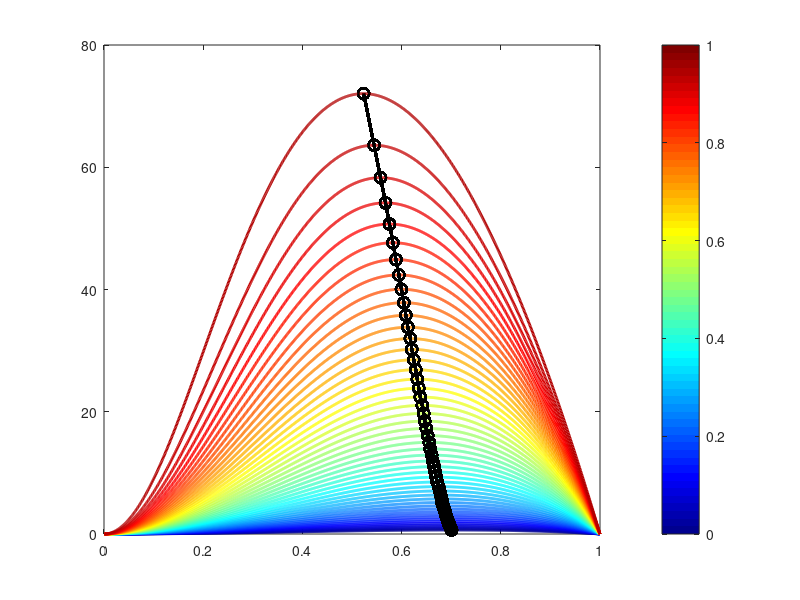

MATLAB code to generate this figure: (Note: this script raises an error after producing the figure.)
%% Plot of dispersion relation

function [] = dispersion_relation_plot2()

K = linspace(0, 1, 1000);
A_max = 0.8;
A_min = 0.01;
A = linspace(A_max, A_min, 50); % [0.75, 0.5, 0.45, 0.33, 0.25, 0.125, 0.1, 0.05, 0.01]; % A = r_i/r_o
lmda = zeros(size(A));
LMDA = zeros(size(A));
sigma = zeros(length(K), length(A));
K_max = zeros(size(A));
sigma_max = zeros(size(A));

r_i = 12.5; % [nm]
r_o = r_i./A; % [nm]
h = r_o - r_i; % [nm]

for j = 1:length(A)
    
    delta_1 = -1.0 + ...
    2.0.*K.*A(j).*(K0(K.*A(j)).*I1(K) + I0(K.*A(j)).*K1(K)).*(K1(K.*A(j)).*I1(K) - I1(K.*A(j)).*K1(K)) + ...
    K.^2.*A(j).^2.*(K0(K.*A(j)).*I1(K) + I0(K.*A(j)).*K1(K)).^2 - ...
    K.^2.*A(j).^2.*(K1(K.*A(j)).*I1(K) - I1(K.*A(j)).*K1(K)).^2;

    delta_2 = -(1.0 + K.^2.*A(j).^2) + ...
    2.0.*K.*A(j).*K.^2.*(K0(K).*I1(K.*A(j)) + I0(K).*K1(K.*A(j))).*(K0(K).*I0(K*A(j)) - I0(K).*K0(K.*A(j))) + ...
    K.^2.*A(j).^2.*K.^2.*(K0(K).*I1(K.*A(j)) + I0(K).*K1(K.*A(j))).^2 - ...
    K.^2.*A(j).^2.*K.^2.*(K0(K).*I0(K.*A(j)) - I0(K).*K0(K.*A(j))).^2;

    sigma(:, j) = (0.5.*(K.^2 - 1.0).*delta_1)./(delta_2 + (K.^2 + 1.0).*delta_1);
    
    [~, max_idx] = max(sigma(:, j));
    K_max(j) = K(max_idx);
    sigma_j = sigma(:, j);
    sigma_max(j) = sigma_j(max_idx);
    LMDA(j) = (2*pi)/K_max(j);
    lmda(j) = LMDA(j)*r_o(j);
    
end

clr = jet(length(A));
figure(1) 
hold on; 
box on;
for j = 1:length(A)
    plot(K, 1000*sigma(:, j), '-', 'Color', clr(j, :), 'LineWidth', 2.0)
    plot(K_max, 1000.0*sigma_max, 'ko', 'MarkerSize', 8.0, 'LineWidth', 1.5)
    plot(K_max, 1000.0*sigma_max, 'k-', 'LineWidth', 2.0)
end
c = colorbar;
colormap jet
c.LineWidth = 2;
c.FontSize = 14;
c.TickLabelInterpreter = 'latex';
caxis([A_min, A_max])
ylabel(c,'Aspect ratio $r_{\mathrm{i}}/r_{\mathrm{o}}$','FontSize',20,'Interpreter','latex');

x_label = 'Wave number $2\pi r_{\mathrm{o}}/\lambda$';
y_label = 'Growth rate $\sigma\mu a/\gamma\ \left(\times 10^3\right)$';
x_font_size = 24;
y_font_size = 24;
tick_size = 20;
line_width = 2;
doLatex = 1;
simplePlotFormat(x_label, y_label, x_font_size, y_font_size, tick_size, line_width, doLatex)
set(gca, 'XTick', [0, 0.2, 0.4, 0.6, 0.8, 1])
print(figure(1), 'dispersion_relation.pdf','-dpdf','-r300')


% lgd = legend({'Uncoated','Initially coated','After droplet formation'}, ...
% 
%     'Interpreter','latex',...
% 
%     'Position',[.63 .37 .1 .1]);
% 
% legend boxoff
% 
% lgd.FontSize = 20;

end

%% Subfunctions

function [value] = I0(z)

value = besseli(0, z);

end

function [value] = I1(z)

value = besseli(1, z);

end

function [value] = K0(z)

value = besselk(0, z);

end

function [value] = K1(z)

value = besselk(1, z);

end
